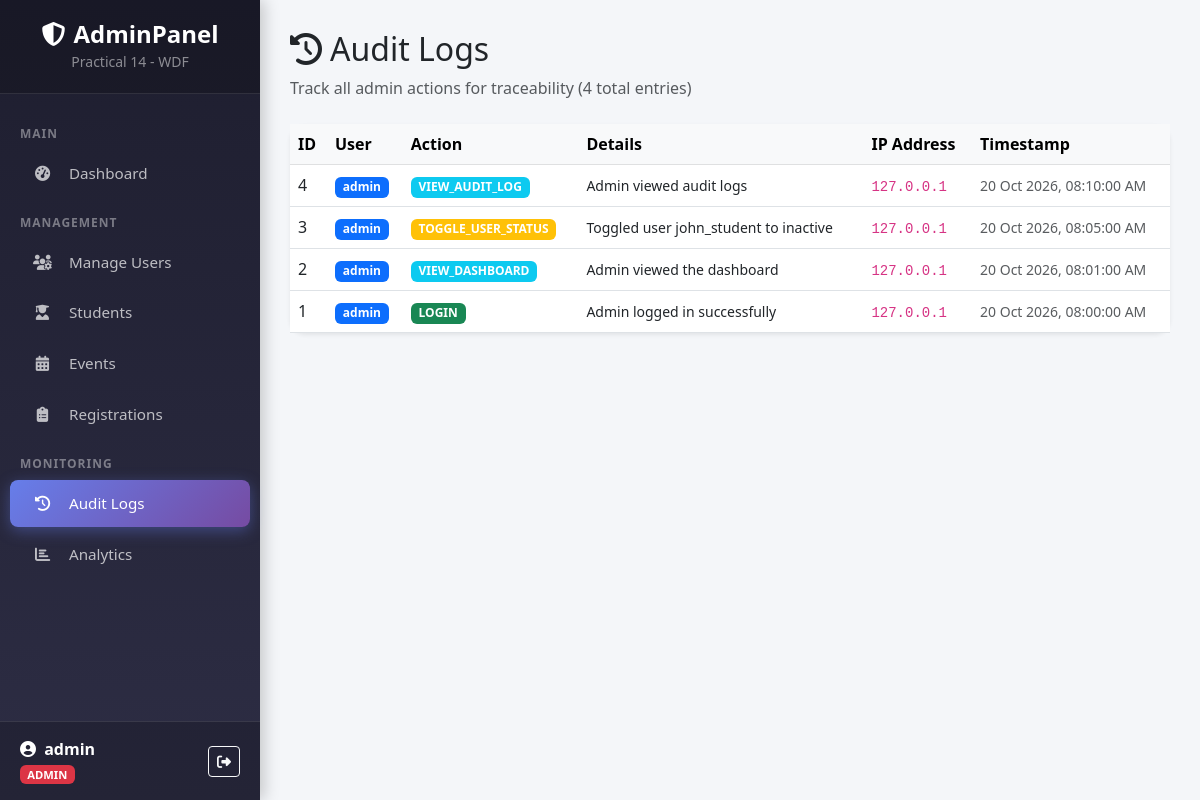
/audit_logs.php (signed in), run on the app's committed database.
### tables this page shows
CREATE TABLE IF NOT EXISTS audit_logs (
    id INT AUTO_INCREMENT PRIMARY KEY,
    user_id INT NOT NULL,
    action VARCHAR(255) NOT NULL,
    details TEXT,
    ip_address VARCHAR(45),
    created_at TIMESTAMP DEFAULT CURRENT_TIMESTAMP,
    FOREIGN KEY (user_id) REFERENCES users(id) ON DELETE CASCADE
);

CREATE TABLE IF NOT EXISTS users (
    id INT AUTO_INCREMENT PRIMARY KEY,
    username VARCHAR(50) NOT NULL UNIQUE,
    email VARCHAR(100) NOT NULL UNIQUE,
    password VARCHAR(255) NOT NULL,
    role ENUM('admin', 'student') NOT NULL DEFAULT 'student',
    status ENUM('active', 'inactive') NOT NULL DEFAULT 'active',
    created_at TIMESTAMP DEFAULT CURRENT_TIMESTAMP
);

### audit_logs.php (the view, shortened to what this page needs)
<?php
require_once 'config.php';
$page = isset($_GET['page']) ? max(1, (int)$_GET['page']) : 1;
$perPage = 15;
$offset = ($page - 1) * $perPage;
$totalLogs = $conn->query("SELECT COUNT(*) as cnt FROM audit_logs")->fetch_assoc()['cnt'];
$logs = $conn->query("
    SELECT a.*, u.username
    FROM audit_logs a
    JOIN users u ON a.user_id = u.id
    ORDER BY a.created_at DESC
    LIMIT $perPage OFFSET $offset
");
?>
<!DOCTYPE html>
<html lang="en">
<head>
    <link href="https://cdn.jsdelivr.net/npm/bootstrap@5.3.0/dist/css/bootstrap.min.css" rel="stylesheet">
    <link href="https://cdnjs.cloudflare.com/ajax/libs/font-awesome/6.4.0/css/all.min.css" rel="stylesheet">
</head>
<body>
    <?php include 'sidebar.php'; ?>
    <div class="main-content">
        <div class="page-header mb-4">
            <h2><i class="fas fa-history me-2"></i>Audit Logs</h2>
            <p class="text-muted">Track all admin actions for traceability (<?= $totalLogs ?> total entries)</p>
        </div>
        <div class="card border-0 shadow-sm" style="border-radius:15px;">
            <div class="card-body p-0">
                <table class="table table-hover mb-0">
                    <thead class="table-light">
                        <tr>
                            <th>ID</th>
                            <th>User</th>
                            <th>Action</th>
                            <th>Details</th>
                            <th>IP Address</th>
                            <th>Timestamp</th>
                        </tr>
                    </thead>
                    <tbody>
                        <?php while ($log = $logs->fetch_assoc()): ?>
                        <tr>
                            <td><?= $log['id'] ?></td>
                            <td>
                                <span class="badge bg-primary"><?= htmlspecialchars($log['username']) ?></span>
                            </td>
                            <td>
                                <?php
                                $actionColors = [
                                    'LOGIN' => 'success', 'LOGOUT' => 'secondary',
                                    'VIEW_DASHBOARD' => 'info', 'VIEW_AUDIT_LOG' => 'info',
                                    'TOGGLE_USER_STATUS' => 'warning', 'VIEW_USERS' => 'info',
                                    'VIEW_STUDENTS' => 'info', 'VIEW_EVENTS' => 'info',
                                    'VIEW_REGISTRATIONS' => 'info', 'VIEW_ANALYTICS' => 'info'
                                ];
                                $color = $actionColors[$log['action']] ?? 'dark';
                                ?>
                                <span class="badge bg-<?= $color ?>"><?= htmlspecialchars($log['action']) ?></span>
                            </td>
                            <td><small><?= htmlspecialchars($log['details']) ?></small></td>
                            <td><code><?= htmlspecialchars($log['ip_address']) ?></code></td>
                            <td><small class="text-muted"><?= date('d M Y, h:i:s A', strtotime($log['created_at'])) ?></small></td>
                        </tr>
                        <?php endwhile; ?>
                    </tbody>
                </table>
            </div>
        </div>
    </div>
</body>
</html>

### sidebar.php (style rules this page uses)
.main-content { margin-left: 260px; padding: 30px; background: #f4f6f9; min-height: 100vh; }

### data on the page
audit_logs: id "4", user.username "admin", action "VIEW_AUDIT_LOG", details "Admin viewed audit logs", ip_address "127.0.0.1", created_at "20 Oct 2026, 08:10:00 AM"
audit_logs: id "3", user.username "admin", action "TOGGLE_USER_STATUS", details "Toggled user john_student to inactive", ip_address "127.0.0.1", created_at "20 Oct 2026, 08:05:00 AM"
audit_logs: id "2", user.username "admin", action "VIEW_DASHBOARD", details "Admin viewed the dashboard", ip_address "127.0.0.1", created_at "20 Oct 2026, 08:01:00 AM"
audit_logs: id "1", user.username "admin", action "LOGIN", details "Admin logged in successfully", ip_address "127.0.0.1", created_at "20 Oct 2026, 08:00:00 AM"

### other printed values
$_SESSION['username'] "admin"
$role "ADMIN"
$totalLogs "4"
